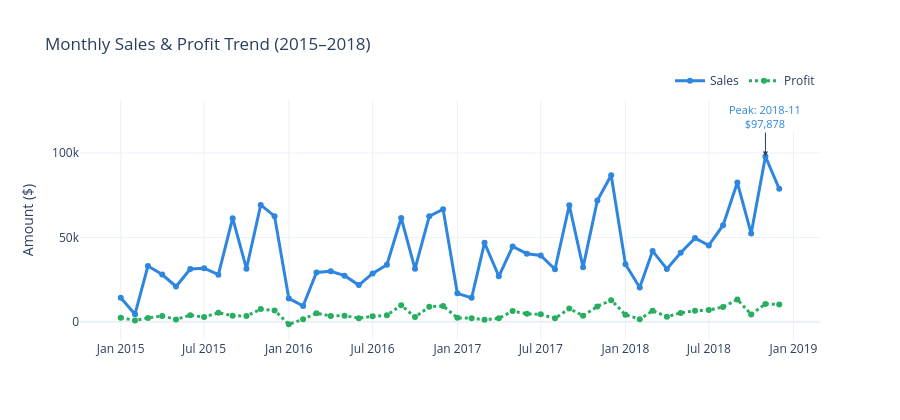

Notebook source saved alongside this figure:
### Markdown cell above
Monthly Sales & Profit Trend

### Code cell
# Step 4 — Monthly Sales & Profit Trend
fig_monthly = go.Figure()

fig_monthly.add_trace(go.Scatter(
    x=monthly['Order Date'], y=monthly['Sales'],
    mode='lines+markers', name='Sales',
    line=dict(color='#2E86DE', width=3),
    marker=dict(size=6),
    hovertemplate='%{x|%b %Y}<br>Sales: $%{y:,.0f}<extra></extra>'
))

fig_monthly.add_trace(go.Scatter(
    x=monthly['Order Date'], y=monthly['Profit'],
    mode='lines+markers', name='Profit',
    line=dict(color='#27AE60', width=3, dash='dot'),
    marker=dict(size=6),
    hovertemplate='%{x|%b %Y}<br>Profit: $%{y:,.0f}<extra></extra>'
))

# Annotate the peak sales month
peak = monthly.loc[monthly['Sales'].idxmax()]
fig_monthly.add_annotation(
    x=peak['Order Date'], y=peak['Sales'],
    text=f"Peak: {peak['Month_Year']}<br>${peak['Sales']:,.0f}",
    showarrow=True, arrowhead=2, ax=0, ay=-40,
    font=dict(color='#2E86DE', size=11),
    bgcolor='rgba(255,255,255,0.85)'
)

fig_monthly.update_layout(
    title='Monthly Sales & Profit Trend (2015–2018)',
    xaxis_title=None, yaxis_title='Amount ($)',
    hovermode='x unified',
    legend=dict(orientation='h', yanchor='bottom', y=1.02,
                xanchor='right', x=1),
    template='plotly_white', height=420
)

fig_monthly.show()
